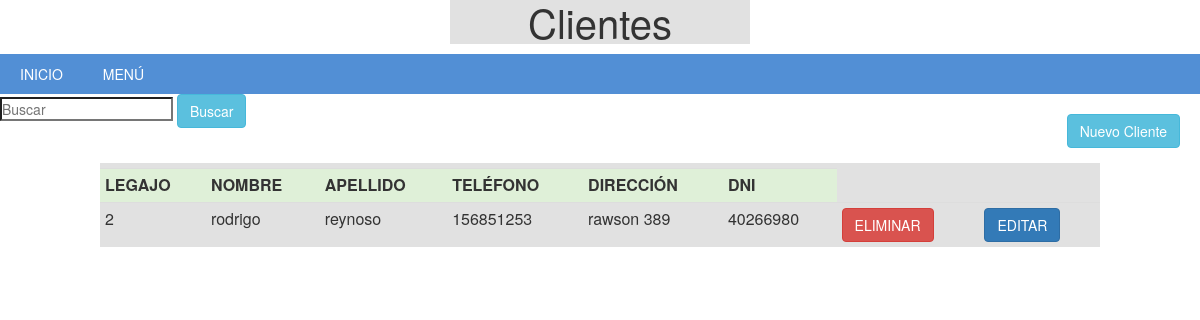
Page /nuevo_cliente.php on the committed database.
### tables this page shows
CREATE TABLE IF NOT EXISTS `clientes` (
  `id_cliente` int(11) NOT NULL AUTO_INCREMENT,
  `nombre` varchar(20) NOT NULL,
  `apellido` varchar(20) NOT NULL,
  `telefono` decimal(10,0) NOT NULL,
  `direccion` varchar(30) NOT NULL,
  `dni` int(8) NOT NULL,
  PRIMARY KEY (`id_cliente`)
);

### includes/conexion.php (called while the page is built, shortened)
<?php
function mostrarClientes()
{
    $conexion = new mysqli('localhost', 'root', '', 'datos_sistema');
    $datos    = $conexion->query('SELECT * FROM clientes');
    return $datos;
}
        ?>

### nuevo_cliente.php (the view, shortened to what this page needs)
<head>
</head>
<?php
include_once 'includes/conexion.php';
?>
<div class="titulo"><h1>Clientes</h1></div>
<nav>
	<ul>
		<li><a href="principal.php">INICIO</a>
		 	<li><a href="#">MENÚ</a>
		</li>
	</ul>
</nav>
<body>
		<div class="right">
			<button class="btn btn-info" onclick="mostrar();">Nuevo Cliente</button>
		</div>
<div class="left">
	<form action="nuevo_cliente.php" method="post">
		<input name="palabra" type="search" autocomplete="off" placeholder="Buscar">
		<button  class="btn btn-info" type="submit" name="buscador" value="Buscar" onclick="cerrar();"> Buscar </button>
	</form>
</div>
<div class="ibody">
		<table class="table table-condensed">
			<tr class="success">
				<th>LEGAJO</th>
				<th>NOMBRE</th>
				<th>APELLIDO</th>
				<th>TELÉFONO</th>
				<th>DIRECCIÓN</th>
				<th>DNI</th>
			</tr>
		 <?php
			$datos = mostrarClientes();
			 while ($clientes = mysqli_fetch_array($datos)) {?>
				<tr>
				  	<td><?php echo $clientes['id_cliente']; ?></td>
					<td><?php echo $clientes['nombre']; ?></td>
					<td><?php echo $clientes['apellido']; ?></td>
					<td><?php echo $clientes['telefono']; ?></td>
					<td><?php echo $clientes['direccion']; ?></td>
					<td><?php echo $clientes['dni']; ?></td>
					<td><a href="nuevo_cliente.php?id=<?php echo $clientes['id_cliente']; ?>"><button  class="btn btn-danger">ELIMINAR</button></a></td>
					<td><a class="editar" href="editar_cliente.php?id=<?php echo $clientes['id_cliente']; ?>"><button  class="btn btn-primary">EDITAR</button></a></td>
				</tr>
			 <?php }?>
		</table>
</div>
</body>

### style/prueba.css (style rules this page uses)
* { margin: 0px; padding: 0px; }
.right { padding: 20px; float: right; }
nav { background:#528fd5; margin-top:10px; position: relative; }
nav ul { list-style:none; padding:0; margin:0; overflow:hidden; }
nav > ul > li { float:left; }
nav ul li a { text-decoration:none; color:#fff; display:block; padding:10px 20px; }
body { width: 100%; margin:auto; font-family: 'asap', sans-serif; }
.editar { background-color: #E1E1E1; margin: 15px auto; width: 400px; }
.ibody { background-color: #E1E1E1; margin: 35px auto; width: 1000px; }
.titulo h1 { margin:0 auto; background-color: #E1E1E1; font-size: 40px; text-align: center; width: 300px; }

### rows in the picture
clientes: id_cliente "2", nombre "rodrigo", apellido "reynoso", telefono "156851253", direccion "rawson 389", dni "40266980"
